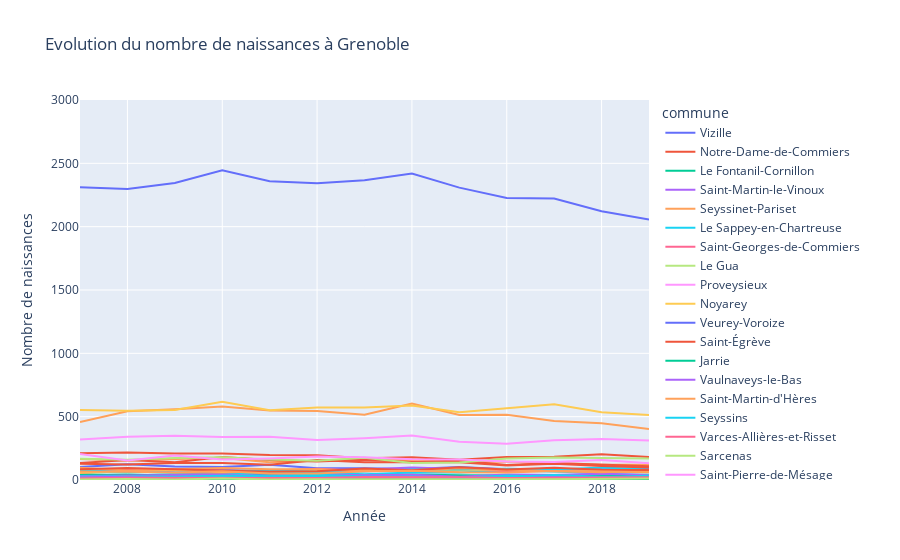

Notebook code cell kept with this figure:
### Code cell
fig = px.line(data_pop, x="annee", y="nombre_naissances",
              color="commune", #couleur selon la variable "commune"
             title="Evolution du nombre de naissances à Grenoble",
             labels={"annee":"Année","nombre_naissances":"Nombre de naissances"})
fig.update_layout(yaxis_range=[0,3000])
fig.show()

### Figure 1 — Plotly figure (JSON) as saved in the notebook; plotly's stock layout.template omitted (floating-point values rounded to 4 significant figures)
{"data": [{"hovertemplate": "commune=Vizille<br>Année=%{x}<br>Nombre de naissances=%{y}<extra></extra>", "legendgroup": "Vizille", "line": {"color": "#636efa", "dash": "solid"}, "marker": {"symbol": "circle"}, "mode": "lines", "name": "Vizille", "orientation": "v", "showlegend": true, "type": "scatter", "x": [2019, 2018, 2017, 2016, 2015, 2014, 2013, 2012, 2011, 2010, 2009, 2008, 2007], "xaxis": "x", "y": [89, 80, 72, 84, 102, 86, 92, 92, 120, 103, 107, 125, 103], "yaxis": "y"}, {"hovertemplate": "commune=Notre-Dame-de-Commiers<br>Année=%{x}<br>Nombre de naissances=%{y}<extra></extra>", "legendgroup": "Notre-Dame-de-Commiers", "line": {"color": "#EF553B", "dash": "solid"}, "marker": {"symbol": "circle"}, "mode": "lines", "name": "Notre-Dame-de-Commiers", "orientation": "v", "showlegend": true, "type": "scatter", "x": [2019, 2018, 2017, 2016, 2015, 2014, 2013, 2012, 2011, 2010, 2009, 2008, 2007], "xaxis": "x", "y": [5, 5, 5, 12, 6, 9, 4, 6, 6, 3, 5, 10, 10], "yaxis": "y"}, {"hovertemplate": "commune=Le Fontanil-Cornillon<br>Année=%{x}<br>Nombre de naissances=%{y}<extra></extra>", "legendgroup": "Le Fontanil-Cornillon", "line": {"color": "#00cc96", "dash": "solid"}, "marker": {"symbol": "circle"}, "mode": "lines", "name": "Le Fontanil-Cornillon", "orientation": "v", "showlegend": true, "type": "scatter", "x": [2019, 2018, 2017, 2016, 2015, 2014, 2013, 2012, 2011, 2010, 2009, 2008, 2007], "xaxis": "x", "y": [42, 40, 24, 32, 28, 32, 24, 37, 45, 26, 37, 44, 38], "yaxis": "y"}, {"hovertemplate": "commune=Saint-Martin-le-Vinoux<br>Année=%{x}<br>Nombre de naissances=%{y}<extra></extra>", "legendgroup": "Saint-Martin-le-Vinoux", "line": {"color": "#ab63fa", "dash": "solid"}, "marker": {"symbol": "circle"}, "mode": "lines", "name": "Saint-Martin-le-Vinoux", "orientation": "v", "showlegend": true, "type": "scatter", "x": [2019, 2018, 2017, 2016, 2015, 2014, 2013, 2012, 2011, 2010, 2009, 2008, 2007], "xaxis": "x", "y": [90, 86, 83, 81, 87, 99, 83, 74, 67, 80, 82, 75, 74], "yaxis": "y"}, {"hovertemplate": "commune=Seyssinet-Pariset<br>Année=%{x}<br>Nombre de naissances=%{y}<extra></extra>", "legendgroup": "Seyssinet-Pariset", "line": {"color": "#FFA15A", "dash": "solid"}, "marker": {"symbol": "circle"}, "mode": "lines", "name": "Seyssinet-Pariset", "orientation": "v", "showlegend": true, "type": "scatter", "x": [2019, 2018, 2017, 2016, 2015, 2014, 2013, 2012, 2011, 2010, 2009, 2008, 2007], "xaxis": "x", "y": [120, 120, 133, 146, 143, 156, 162, 154, 141, 174, 166, 151, 166], "yaxis": "y"}, {"hovertemplate": "commune=Le Sappey-en-Chartreuse<br>Année=%{x}<br>Nombre de naissances=%{y}<extra></extra>", "legendgroup": "Le Sappey-en-Chartreuse", "line": {"color": "#19d3f3", "dash": "solid"}, "marker": {"symbol": "circle"}, "mode": "lines", "name": "Le Sappey-en-Chartreuse", "orientation": "v", "showlegend": true, "type": "scatter", "x": [2019, 2018, 2017, 2016, 2015, 2014, 2013, 2012, 2011, 2010, 2009, 2008, 2007], "xaxis": "x", "y": [13, 13, 21, 15, 17, 14, 17, 10, 16, 12, 16, 27, 9], "yaxis": "y"}, {"hovertemplate": "commune=Saint-Georges-de-Commiers<br>Année=%{x}<br>Nombre de naissances=%{y}<extra></extra>", "legendgroup": "Saint-Georges-de-Commiers", "line": {"color": "#FF6692", "dash": "solid"}, "marker": {"symbol": "circle"}, "mode": "lines", "name": "Saint-Georges-de-Commiers", "orientation": "v", "showlegend": true, "type": "scatter", "x": [2019, 2018, 2017, 2016, 2015, 2014, 2013, 2012, 2011, 2010, 2009, 2008, 2007], "xaxis": "x", "y": [22, 19, 26, 23, 15, 21, 29, 19, 20, 12, 26, 26, 13], "yaxis": "y"}, {"hovertemplate": "commune=Le Gua<br>Année=%{x}<br>Nombre de naissances=%{y}<extra></extra>", "legendgroup": "Le Gua", "line": {"color": "#B6E880", "dash": "solid"}, "marker": {"symbol": "circle"}, "mode": "lines", "name": "Le Gua", "orientation": "v", "showlegend": true, "type": "scatter", "x": [2019, 2018, 2017, 2016, 2015, 2014, 2013, 2012, 2011, 2010, 2009, 2008, 2007], "xaxis": "x", "y": [12, 22, 18, 14, 18, 19, 16, 17, 16, 17, 25, 21, 16], "yaxis": "y"}, {"hovertemplate": "commune=Proveysieux<br>Année=%{x}<br>Nombre de naissances=%{y}<extra></extra>", "legendgroup": "Proveysieux", "line": {"color": "#FF97FF", "dash": "solid"}, "marker": {"symbol": "circle"}, "mode": "lines", "name": "Proveysieux", "orientation": "v", "showlegend": true, "type": "scatter", "x": [2019, 2018, 2017, 2016, 2015, 2014, 2013, 2012, 2011, 2010, 2009, 2008, 2007], "xaxis": "x", "y": [8, 4, 6, 7, 3, 10, 6, 11, 4, 6, 6, 10, 13], "yaxis": "y"}, {"hovertemplate": "commune=Noyarey<br>Année=%{x}<br>Nombre de naissances=%{y}<extra></extra>", "legendgroup": "Noyarey", "line": {"color": "#FECB52", "dash": "solid"}, "marker": {"symbol": "circle"}, "mode": "lines", "name": "Noyarey", "orientation": "v", "showlegend": true, "type": "scatter", "x": [2019, 2018, 2017, 2016, 2015, 2014, 2013, 2012, 2011, 2010, 2009, 2008, 2007], "xaxis": "x", "y": [26, 28, 14, 27, 22, 19, 18, 20, 26, 22, 16, 25, 28], "yaxis": "y"}, {"hovertemplate": "commune=Veurey-Voroize<br>Année=%{x}<br>Nombre de naissances=%{y}<extra></extra>", "legendgroup": "Veurey-Voroize", "line": {"color": "#636efa", "dash": "solid"}, "marker": {"symbol": "circle"}, "mode": "lines", "name": "Veurey-Voroize", "orientation": "v", "showlegend": true, "type": "scatter", "x": [2019, 2018, 2017, 2016, 2015, 2014, 2013, 2012, 2011, 2010, 2009, 2008, 2007], "xaxis": "x", "y": [10, 15, 15, 12, 9, 9, 12, 10, 14, 14, 16, 12, 14], "yaxis": "y"}, {"hovertemplate": "commune=Saint-Égrève<br>Année=%{x}<br>Nombre de naissances=%{y}<extra></extra>", "legendgroup": "Saint-Égrève", "line": {"color": "#EF553B", "dash": "solid"}, "marker": {"symbol": "circle"}, "mode": "lines", "name": "Saint-Égrève", "orientation": "v", "showlegend": true, "type": "scatter", "x": [2019, 2018, 2017, 2016, 2015, 2014, 2013, 2012, 2011, 2010, 2009, 2008, 2007], "xaxis": "x", "y": [182, 203, 183, 182, 159, 179, 171, 195, 198, 210, 209, 218, 212], "yaxis": "y"}, {"hovertemplate": "commune=Jarrie<br>Année=%{x}<br>Nombre de naissances=%{y}<extra></extra>", "legendgroup": "Jarrie", "line": {"color": "#00cc96", "dash": "solid"}, "marker": {"symbol": "circle"}, "mode": "lines", "name": "Jarrie", "orientation": "v", "showlegend": true, "type": "scatter", "x": [2019, 2018, 2017, 2016, 2015, 2014, 2013, 2012, 2011, 2010, 2009, 2008, 2007], "xaxis": "x", "y": [35, 33, 36, 35, 38, 44, 36, 45, 32, 33, 40, 34, 47], "yaxis": "y"}, {"hovertemplate": "commune=Vaulnaveys-le-Bas<br>Année=%{x}<br>Nombre de naissances=%{y}<extra></extra>", "legendgroup": "Vaulnaveys-le-Bas", "line": {"color": "#ab63fa", "dash": "solid"}, "marker": {"symbol": "circle"}, "mode": "lines", "name": "Vaulnaveys-le-Bas", "orientation": "v", "showlegend": true, "type": "scatter", "x": [2019, 2018, 2017, 2016, 2015, 2014, 2013, 2012, 2011, 2010, 2009, 2008, 2007], "xaxis": "x", "y": [13, 5, 9, 14, 17, 8, 17, 15, 11, 9, 13, 9, 11], "yaxis": "y"}, {"hovertemplate": "commune=Saint-Martin-d'Hères<br>Année=%{x}<br>Nombre de naissances=%{y}<extra></extra>", "legendgroup": "Saint-Martin-d'Hères", "line": {"color": "#FFA15A", "dash": "solid"}, "marker": {"symbol": "circle"}, "mode": "lines", "name": "Saint-Martin-d'Hères", "orientation": "v", "showlegend": true, "type": "scatter", "x": [2019, 2018, 2017, 2016, 2015, 2014, 2013, 2012, 2011, 2010, 2009, 2008, 2007], "xaxis": "x", "y": [402, 448, 465, 515, 513, 603, 515, 544, 549, 581, 558, 543, 457], "yaxis": "y"}, {"hovertemplate": "commune=Seyssins<br>Année=%{x}<br>Nombre de naissances=%{y}<extra></extra>", "legendgroup": "Seyssins", "line": {"color": "#19d3f3", "dash": "solid"}, "marker": {"symbol": "circle"}, "mode": "lines", "name": "Seyssins", "orientation": "v", "showlegend": true, "type": "scatter", "x": [2019, 2018, 2017, 2016, 2015, 2014, 2013, 2012, 2011, 2010, 2009, 2008, 2007], "xaxis": "x", "y": [65, 54, 68, 75, 59, 59, 45, 59, 58, 47, 57, 68, 63], "yaxis": "y"}, {"hovertemplate": "commune=Varces-Allières-et-Risset<br>Année=%{x}<br>Nombre de naissances=%{y}<extra></extra>", "legendgroup": "Varces-Allières-et-Risset", "line": {"color": "#FF6692", "dash": "solid"}, "marker": {"symbol": "circle"}, "mode": "lines", "name": "Varces-Allières-et-Risset", "orientation": "v", "showlegend": true, "type": "scatter", "x": [2019, 2018, 2017, 2016, 2015, 2014, 2013, 2012, 2011, 2010, 2009, 2008, 2007], "xaxis": "x", "y": [78, 82, 86, 70, 88, 81, 73, 88, 75, 58, 59, 82, 56], "yaxis": "y"}, {"hovertemplate": "commune=Sarcenas<br>Année=%{x}<br>Nombre de naissances=%{y}<extra></extra>", "legendgroup": "Sarcenas", "line": {"color": "#B6E880", "dash": "solid"}, "marker": {"symbol": "circle"}, "mode": "lines", "name": "Sarcenas", "orientation": "v", "showlegend": true, "type": "scatter", "x": [2019, 2018, 2017, 2016, 2015, 2014, 2013, 2012, 2011, 2010, 2009, 2008, 2007], "xaxis": "x", "y": [6, 3, 4, 2, 3, 3, 1, 1, 1, 0, 2, 3, 1], "yaxis": "y"}, {"hovertemplate": "commune=Saint-Pierre-de-Mésage<br>Année=%{x}<br>Nombre de naissances=%{y}<extra></extra>", "legendgroup": "Saint-Pierre-de-Mésage", "line": {"color": "#FF97FF", "dash": "solid"}, "marker": {"symbol": "circle"}, "mode": "lines", "name": "Saint-Pierre-de-Mésage", "orientation": "v", "showlegend": true, "type": "scatter", "x": [2019, 2018, 2017, 2016, 2015, 2014, 2013, 2012, 2011, 2010, 2009, 2008, 2007], "xaxis": "x", "y": [5, 7, 2, 1, 4, 9, 8, 8, 5, 9, 7, 6, 7], "yaxis": "y"}, {"hovertemplate": "commune=La Tronche<br>Année=%{x}<br>Nombre de naissances=%{y}<extra></extra>", "legendgroup": "La Tronche", "line": {"color": "#FECB52", "dash": "solid"}, "marker": {"symbol": "circle"}, "mode": "lines", "name": "La Tronche", "orientation": "v", "showlegend": true, "type": "scatter", "x": [2019, 2018, 2017, 2016, 2015, 2014, 2013, 2012, 2011, 2010, 2009, 2008, 2007], "xaxis": "x", "y": [69, 71, 71, 87, 75, 75, 78, 72, 77, 64, 80, 67, 57], "yaxis": "y"}, {"hovertemplate": "commune=Notre-Dame-de-Mésage<br>Année=%{x}<br>Nombre de naissances=%{y}<extra></extra>", "legendgroup": "Notre-Dame-de-Mésage", "line": {"color": "#636efa", "dash": "solid"}, "marker": {"symbol": "circle"}, "mode": "lines", "name": "Notre-Dame-de-Mésage", "orientation": "v", "showlegend": true, "type": "scatter", "x": [2019, 2018, 2017, 2016, 2015, 2014, 2013, 2012, 2011, 2010, 2009, 2008, 2007], "xaxis": "x", "y": [5, 9, 4, 3, 4, 16, 4, 11, 7, 11, 5, 16, 15], "yaxis": "y"}, {"hovertemplate": "commune=Eybens<br>Année=%{x}<br>Nombre de naissances=%{y}<extra></extra>", "legendgroup": "Eybens", "line": {"color": "#EF553B", "dash": "solid"}, "marker": {"symbol": "circle"}, "mode": "lines", "name": "Eybens", "orientation": "v", "showlegend": true, "type": "scatter", "x": [2019, 2018, 2017, 2016, 2015, 2014, 2013, 2012, 2011, 2010, 2009, 2008, 2007], "xaxis": "x", "y": [108, 118, 134, 119, 154, 140, 141, 158, 120, 135, 134, 122, 128], "yaxis": "y"}, {"hovertemplate": "commune=Champagnier<br>Année=%{x}<br>Nombre de naissances=%{y}<extra></extra>", "legendgroup": "Champagnier", "line": {"color": "#00cc96", "dash": "solid"}, "marker": {"symbol": "circle"}, "mode": "lines", "name": "Champagnier", "orientation": "v", "showlegend": true, "type": "scatter", "x": [2019, 2018, 2017, 2016, 2015, 2014, 2013, 2012, 2011, 2010, 2009, 2008, 2007], "xaxis": "x", "y": [6, 7, 9, 10, 6, 9, 10, 11, 11, 17, 6, 15, 11], "yaxis": "y"}, {"hovertemplate": "commune=Mont-Saint-Martin<br>Année=%{x}<br>Nombre de naissances=%{y}<extra></extra>", "legendgroup": "Mont-Saint-Martin", "line": {"color": "#ab63fa", "dash": "solid"}, "marker": {"symbol": "circle"}, "mode": "lines", "name": "Mont-Saint-Martin", "orientation": "v", "showlegend": true, "type": "scatter", "x": [2019, 2018, 2017, 2016, 2015, 2014, 2013, 2012, 2011, 2010, 2009, 2008, 2007], "xaxis": "x", "y": [3, 1, 3, 0, 1, 0, 1, 2, 2, 0, 2, 0, 0], "yaxis": "y"}, {"hovertemplate": "commune=Miribel-Lanchâtre<br>Année=%{x}<br>Nombre de naissances=%{y}<extra></extra>", "legendgroup": "Miribel-Lanchâtre", "line": {"color": "#FFA15A", "dash": "solid"}, "marker": {"symbol": "circle"}, "mode": "lines", "name": "Miribel-Lanchâtre", "orientation": "v", "showlegend": true, "type": "scatter", "x": [2019, 2018, 2017, 2016, 2015, 2014, 2013, 2012, 2011, 2010, 2009, 2008, 2007], "xaxis": "x", "y": [3, 7, 1, 5, 5, 5, 6, 5, 4, 7, 12, 6, 8], "yaxis": "y"}, {"hovertemplate": "commune=Gières<br>Année=%{x}<br>Nombre de naissances=%{y}<extra></extra>", "legendgroup": "Gières", "line": {"color": "#19d3f3", "dash": "solid"}, "marker": {"symbol": "circle"}, "mode": "lines", "name": "Gières", "orientation": "v", "showlegend": true, "type": "scatter", "x": [2019, 2018, 2017, 2016, 2015, 2014, 2013, 2012, 2011, 2010, 2009, 2008, 2007], "xaxis": "x", "y": [83, 98, 80, 88, 82, 83, 67, 65, 75, 74, 59, 65, 74], "yaxis": "y"}, {"hovertemplate": "commune=Saint-Barthélemy-de-Séchilienne<br>Année=%{x}<br>Nombre de naissances=%{y}<extra></extra>", "legendgroup": "Saint-Barthélemy-de-Séchilienne", "line": {"color": "#FF6692", "dash": "solid"}, "marker": {"symbol": "circle"}, "mode": "lines", "name": "Saint-Barthélemy-de-Séchilienne", "orientation": "v", "showlegend": true, "type": "scatter", "x": [2019, 2018, 2017, 2016, 2015, 2014, 2013, 2012, 2011, 2010, 2009, 2008, 2007], "xaxis": "x", "y": [3, 7, 5, 3, 2, 3, 6, 2, 5, 8, 3, 12, 1], "yaxis": "y"}, {"hovertemplate": "commune=Herbeys<br>Année=%{x}<br>Nombre de naissances=%{y}<extra></extra>", "legendgroup": "Herbeys", "line": {"color": "#B6E880", "dash": "solid"}, "marker": {"symbol": "circle"}, "mode": "lines", "name": "Herbeys", "orientation": "v", "showlegend": true, "type": "scatter", "x": [2019, 2018, 2017, 2016, 2015, 2014, 2013, 2012, 2011, 2010, 2009, 2008, 2007], "xaxis": "x", "y": [11, 11, 13, 11, 8, 15, 15, 13, 11, 26, 14, 17, 13], "yaxis": "y"}, {"hovertemplate": "commune=Quaix-en-Chartreuse<br>Année=%{x}<br>Nombre de naissances=%{y}<extra></extra>", "legendgroup": "Quaix-en-Chartreuse", "line": {"color": "#FF97FF", "dash": "solid"}, "marker": {"symbol": "circle"}, "mode": "lines", "name": "Quaix-en-Chartreuse", "orientation": "v", "showlegend": true, "type": "scatter", "x": [2019, 2018, 2017, 2016, 2015, 2014, 2013, 2012, 2011, 2010, 2009, 2008, 2007], "xaxis": "x", "y": [12, 8, 8, 10, 12, 4, 10, 3, 11, 7, 8, 8, 11], "yaxis": "y"}, {"hovertemplate": "commune=Échirolles<br>Année=%{x}<br>Nombre de naissances=%{y}<extra></extra>", "legendgroup": "Échirolles", "line": {"color": "#FECB52", "dash": "solid"}, "marker": {"symbol": "circle"}, "mode": "lines", "name": "Échirolles", "orientation": "v", "showlegend": true, "type": "scatter", "x": [2019, 2018, 2017, 2016, 2015, 2014, 2013, 2012, 2011, 2010, 2009, 2008, 2007], "xaxis": "x", "y": [514, 535, 598, 569, 534, 588, 572, 572, 550, 617, 553, 547, 553], "yaxis": "y"}, {"hovertemplate": "commune=Bresson<br>Année=%{x}<br>Nombre de naissances=%{y}<extra></extra>", "legendgroup": "Bresson", "line": {"color": "#636efa", "dash": "solid"}, "marker": {"symbol": "circle"}, "mode": "lines", "name": "Bresson", "orientation": "v", "showlegend": true, "type": "scatter", "x": [2019, 2018, 2017, 2016, 2015, 2014, 2013, 2012, 2011, 2010, 2009, 2008, 2007], "xaxis": "x", "y": [8, 3, 4, 6, 6, 7, 4, 7, 4, 1, 4, 5, 9], "yaxis": "y"}, {"hovertemplate": "commune=Sassenage<br>Année=%{x}<br>Nombre de naissances=%{y}<extra></extra>", "legendgroup": "Sassenage", "line": {"color": "#EF553B", "dash": "solid"}, "marker": {"symbol": "circle"}, "mode": "lines", "name": "Sassenage", "orientation": "v", "showlegend": true, "type": "scatter", "x": [2019, 2018, 2017, 2016, 2015, 2014, 2013, 2012, 2011, 2010, 2009, 2008, 2007], "xaxis": "x", "y": [98, 110, 129, 114, 140, 143, 160, 146, 158, 182, 140, 158, 134], "yaxis": "y"}, {"hovertemplate": "commune=Murianette<br>Année=%{x}<br>Nombre de naissances=%{y}<extra></extra>", "legendgroup": "Murianette", "line": {"color": "#00cc96", "dash": "solid"}, "marker": {"symbol": "circle"}, "mode": "lines", "name": "Murianette", "orientation": "v", "showlegend": true, "type": "scatter", "x": [2019, 2018, 2017, 2016, 2015, 2014, 2013, 2012, 2011, 2010, 2009, 2008, 2007], "xaxis": "x", "y": [4, 3, 10, 5, 14, 7, 14, 7, 8, 15, 5, 8, 5], "yaxis": "y"}, {"hovertemplate": "commune=Vaulnaveys-le-Haut<br>Année=%{x}<br>Nombre de naissances=%{y}<extra></extra>", "legendgroup": "Vaulnaveys-le-Haut", "line": {"color": "#ab63fa", "dash": "solid"}, "marker": {"symbol": "circle"}, "mode": "lines", "name": "Vaulnaveys-le-Haut", "orientation": "v", "showlegend": true, "type": "scatter", "x": [2019, 2018, 2017, 2016, 2015, 2014, 2013, 2012, 2011, 2010, 2009, 2008, 2007], "xaxis": "x", "y": [40, 49, 40, 44, 26, 42, 37, 48, 35, 40, 39, 38, 32], "yaxis": "y"}, {"hovertemplate": "commune=Domène<br>Année=%{x}<br>Nombre de naissances=%{y}<extra></extra>", "legendgroup": "Domène", "line": {"color": "#FFA15A", "dash": "solid"}, "marker": {"symbol": "circle"}, "mode": "lines", "name": "Domène", "orientation": "v", "showlegend": true, "type": "scatter", "x": [2019, 2018, 2017, 2016, 2015, 2014, 2013, 2012, 2011, 2010, 2009, 2008, 2007], "xaxis": "x", "y": [73, 61, 69, 79, 92, 73, 74, 85, 84, 95, 85, 75, 96], "yaxis": "y"}, {"hovertemplate": "commune=Champ-sur-Drac<br>Année=%{x}<br>Nombre de naissances=%{y}<extra></extra>", "legendgroup": "Champ-sur-Drac", "line": {"color": "#19d3f3", "dash": "solid"}, "marker": {"symbol": "circle"}, "mode": "lines", "name": "Champ-sur-Drac", "orientation": "v", "showlegend": true, "type": "scatter", "x": [2019, 2018, 2017, 2016, 2015, 2014, 2013, 2012, 2011, 2010, 2009, 2008, 2007], "xaxis": "x", "y": [36, 16, 23, 35, 18, 22, 28, 41, 33, 33, 26, 29, 27], "yaxis": "y"}, {"hovertemplate": "commune=Poisat<br>Année=%{x}<br>Nombre de naissances=%{y}<extra></extra>", "legendgroup": "Poisat", "line": {"color": "#FF6692", "dash": "solid"}, "marker": {"symbol": "circle"}, "mode": "lines", "name": "Poisat", "orientation": "v", "showlegend": true, "type": "scatter", "x": [2019, 2018, 2017, 2016, 2015, 2014, 2013, 2012, 2011, 2010, 2009, 2008, 2007], "xaxis": "x", "y": [20, 20, 14, 17, 18, 21, 21, 20, 15, 15, 15, 26, 18], "yaxis": "y"}, {"hovertemplate": "commune=Meylan<br>Année=%{x}<br>Nombre de naissances=%{y}<extra></extra>", "legendgroup": "Meylan", "line": {"color": "#B6E880", "dash": "solid"}, "marker": {"symbol": "circle"}, "mode": "lines", "name": "Meylan", "orientation": "v", "showlegend": true, "type": "scatter", "x": [2019, 2018, 2017, 2016, 2015, 2014, 2013, 2012, 2011, 2010, 2009, 2008, 2007], "xaxis": "x", "y": [170, 176, 177, 169, 139, 135, 176, 152, 162, 179, 173, 159, 168], "yaxis": "y"}, {"hovertemplate": "commune=Fontaine<br>Année=%{x}<br>Nombre de naissances=%{y}<extra></extra>", "legendgroup": "Fontaine", "line": {"color": "#FF97FF", "dash": "solid"}, "marker": {"symbol": "circle"}, "mode": "lines", "name": "Fontaine", "orientation": "v", "showlegend": true, "type": "scatter", "x": [2019, 2018, 2017, 2016, 2015, 2014, 2013, 2012, 2011, 2010, 2009, 2008, 2007], "xaxis": "x", "y": [311, 323, 314, 286, 302, 351, 329, 315, 341, 340, 350, 341, 320], "yaxis": "y"}, {"hovertemplate": "commune=Séchilienne<br>Année=%{x}<br>Nombre de naissances=%{y}<extra></extra>", "legendgroup": "Séchilienne", "line": {"color": "#FECB52", "dash": "solid"}, "marker": {"symbol": "circle"}, "mode": "lines", "name": "Séchilienne", "orientation": "v", "showlegend": true, "type": "scatter", "x": [2019, 2018, 2017, 2016, 2015, 2014, 2013, 2012, 2011, 2010, 2009, 2008, 2007], "xaxis": "x", "y": [8, 13, 11, 7, 16, 8, 16, 7, 13, 13, 12, 10, 4], "yaxis": "y"}, {"hovertemplate": "commune=Grenoble<br>Année=%{x}<br>Nombre de naissances=%{y}<extra></extra>", "legendgroup": "Grenoble", "line": {"color": "#636efa", "dash": "solid"}, "marker": {"symbol": "circle"}, "mode": "lines", "name": "Grenoble", "orientation": "v", "showlegend": true, "type": "scatter", "x": [2019, 2018, 2017, 2016, 2015, 2014, 2013, 2012, 2011, 2010, 2009, 2008, 2007], "xaxis": "x", "y": [2057, 2122, 2222, 2227, 2308, 2419, 2367, 2343, 2359, 2445, 2344, 2297, 2311], "yaxis": "y"}, {"hovertemplate": "commune=Vif<br>Année=%{x}<br>Nombre de naissances=%{y}<extra></extra>", "legendgroup": "Vif", "line": {"color": "#EF553B", "dash": "solid"}, "marker": {"symbol": "circle"}, "mode": "lines", "name": "Vif", "orientation": "v", "showlegend": true, "type": "scatter", "x": [2019, 2018, 2017, 2016, 2015, 2014, 2013, 2012, 2011, 2010, 2009, 2008, 2007], "xaxis": "x", "y": [79, 80, 96, 83, 101, 77, 90, 70, 66, 74, 82, 95, 84], "yaxis": "y"}, {"hovertemplate": "commune=Montchaboud<br>Année=%{x}<br>Nombre de naissances=%{y}<extra></extra>", "legendgroup": "Montchaboud", "line": {"color": "#00cc96", "dash": "solid"}, "marker": {"symbol": "circle"}, "mode": "lines", "name": "Montchaboud", "orientation": "v", "showlegend": true, "type": "scatter", "x": [2019, 2018, 2017, 2016, 2015, 2014, 2013, 2012, 2011, 2010, 2009, 2008, 2007], "xaxis": "x", "y": [4, 4, 2, 1, 2, 1, 1, 2, 3, 2, 3, 3, 4], "yaxis": "y"}, {"hovertemplate": "commune=Brié-et-Angonnes<br>Année=%{x}<br>Nombre de naissances=%{y}<extra></extra>", "legendgroup": "Brié-et-Angonnes", "line": {"color": "#ab63fa", "dash": "solid"}, "marker": {"symbol": "circle"}, "mode": "lines", "name": "Brié-et-Angonnes", "orientation": "v", "showlegend": true, "type": "scatter", "x": [2019, 2018, 2017, 2016, 2015, 2014, 2013, 2012, 2011, 2010, 2009, 2008, 2007], "xaxis": "x", "y": [16, 17, 26, 18, 21, 24, 22, 18, 25, 20, 14, 26, 20], "yaxis": "y"}, {"hovertemplate": "commune=Claix<br>Année=%{x}<br>Nombre de naissances=%{y}<extra></extra>", "legendgroup": "Claix", "line": {"color": "#FFA15A", "dash": "solid"}, "marker": {"symbol": "circle"}, "mode": "lines", "name": "Claix", "orientation": "v", "showlegend": true, "type": "scatter", "x": [2019, 2018, 2017, 2016, 2015, 2014, 2013, 2012, 2011, 2010, 2009, 2008, 2007], "xaxis": "x", "y": [62, 67, 72, 60, 62, 73, 70, 51, 52, 69, 59, 66, 68], "yaxis": "y"}, {"hovertemplate": "commune=Corenc<br>Année=%{x}<br>Nombre de naissances=%{y}<extra></extra>", "legendgroup": "Corenc", "line": {"color": "#19d3f3", "dash": "solid"}, "marker": {"symbol": "circle"}, "mode": "lines", "name": "Corenc", "orientation": "v", "showlegend": true, "type": "scatter", "x": [2019, 2018, 2017, 2016, 2015, 2014, 2013, 2012, 2011, 2010, 2009, 2008, 2007], "xaxis": "x", "y": [26, 26, 39, 24, 18, 27, 24, 27, 25, 30, 23, 16, 12], "yaxis": "y"}, {"hovertemplate": "commune=Saint-Paul-de-Varces<br>Année=%{x}<br>Nombre de naissances=%{y}<extra></extra>", "legendgroup": "Saint-Paul-de-Varces", "line": {"color": "#FF6692", "dash": "solid"}, "marker": {"symbol": "circle"}, "mode": "lines", "name": "Saint-Paul-de-Varces", "orientation": "v", "showlegend": true, "type": "scatter", "x": [2019, 2018, 2017, 2016, 2015, 2014, 2013, 2012, 2011, 2010, 2009, 2008, 2007], "xaxis": "x", "y": [21, 18, 19, 16, 22, 24, 23, 15, 16, 17, 17, 18, 13], "yaxis": "y"}, {"hovertemplate": "commune=Venon<br>Année=%{x}<br>Nombre de naissances=%{y}<extra></extra>", "legendgroup": "Venon", "line": {"color": "#B6E880", "dash": "solid"}, "marker": {"symbol": "circle"}, "mode": "lines", "name": "Venon", "orientation": "v", "showlegend": true, "type": "scatter", "x": [2019, 2018, 2017, 2016, 2015, 2014, 2013, 2012, 2011, 2010, 2009, 2008, 2007], "xaxis": "x", "y": [11, 6, 6, 6, 4, 4, 4, 5, 3, 11, 4, 7, 4], "yaxis": "y"}, {"hovertemplate": "commune=Le Pont-de-Claix<br>Année=%{x}<br>Nombre de naissances=%{y}<extra></extra>", "legendgroup": "Le Pont-de-Claix", "line": {"color": "#FF97FF", "dash": "solid"}, "marker": {"symbol": "circle"}, "mode": "lines", "name": "Le Pont-de-Claix", "orientation": "v", "showlegend": true, "type": "scatter", "x": [2019, 2018, 2017, 2016, 2015, 2014, 2013, 2012, 2011, 2010, 2009, 2008, 2007], "xaxis": "x", "y": [132, 157, 142, 146, 161, 164, 180, 186, 170, 162, 193, 155, 205], "yaxis": "y"}], "layout": {"legend": {"title": {"text": "commune"}, "tracegroupgap": 0}, "title": {"text": "Evolution du nombre de naissances à Grenoble"}, "xaxis": {"anchor": "y", "domain": [0, 1], "title": {"text": "Année"}}, "yaxis": {"anchor": "x", "domain": [0, 1], "range": [0, 3000], "title": {"text": "Nombre de naissances"}}}}
